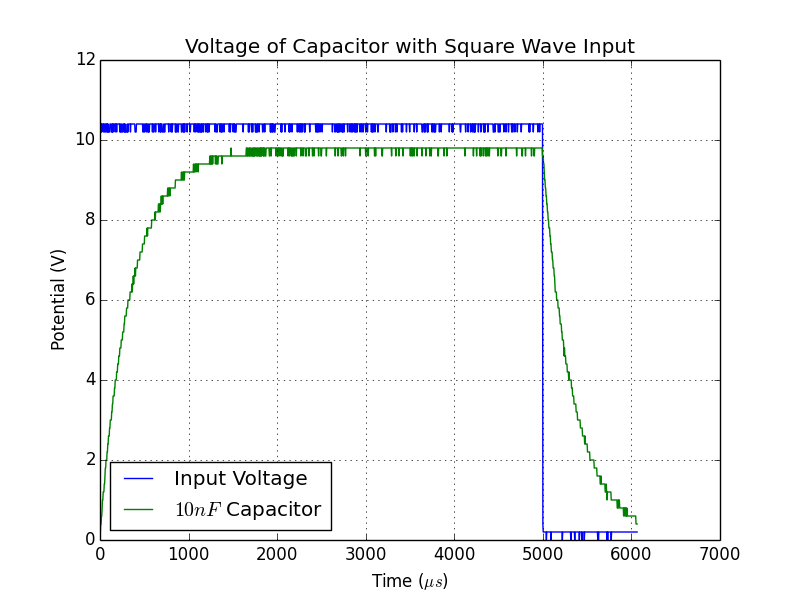

Recreate this plot in Python.
import matplotlib.pyplot as plt
import numpy as np

# Import data from file and skip header rows
time, inputVoltage, capacitorVoltage = np.genfromtxt('../Data/1b_waveform.csv', delimiter=',', usecols=(6,7,10), skiprows=1, unpack=True)

# Fix the time offset
time = time - min(time)

# Make time more readable
us = 10**6 # Multiply seconds by us to get microseconds

# Plot some stuff
plt.plot(time * us, inputVoltage, label="Input Voltage")
plt.plot(time * us, capacitorVoltage, label="$10 nF$ Capacitor")

# # Set plot formatting
# plt.xlim(0.7,0.95)
# plt.ylim(0.,130.)
plt.grid(True)

# # Labels and text
plt.xlabel("Time ($\mu s$)")
plt.ylabel("Potential (V)")
plt.title("Voltage of Capacitor with Square Wave Input")
plt.legend(loc=3)

# Show the plot
plt.show()
